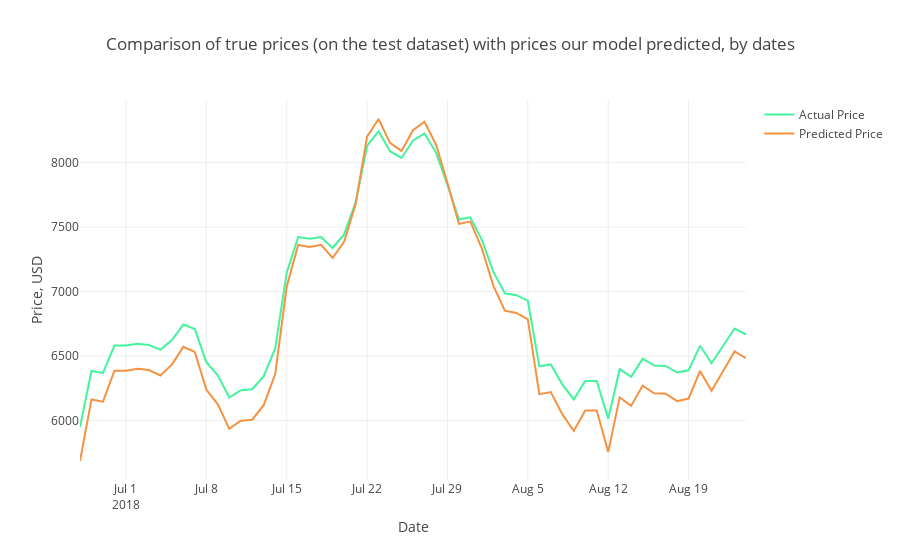

Notebook cell for this chart:
### Code cell
# Ahora se extrae con el formato de fechas y se traza 
Test_Dates = BTC_daily_price[len(BTC_daily_price)-days_from_train:].index

trace1 = go.Scatter(x=Test_Dates, y=Y_test2_inverse, name= 'Actual Price',
                   line = dict(color = ('rgb(66, 244, 155)'),width = 2))
trace2 = go.Scatter(x=Test_Dates, y=prediction2_inverse, name= 'Predicted Price',
                   line = dict(color = ('rgb(244, 146, 65)'),width = 2))
data = [trace1, trace2]
layout = dict(title = 'Comparison of true prices (on the test dataset) with prices our model predicted, by dates',
             xaxis = dict(title = 'Date'), yaxis = dict(title = 'Price, USD'))
fig = dict(data=data, layout=layout)
py.iplot(fig, filename='results_demonstrating1')
